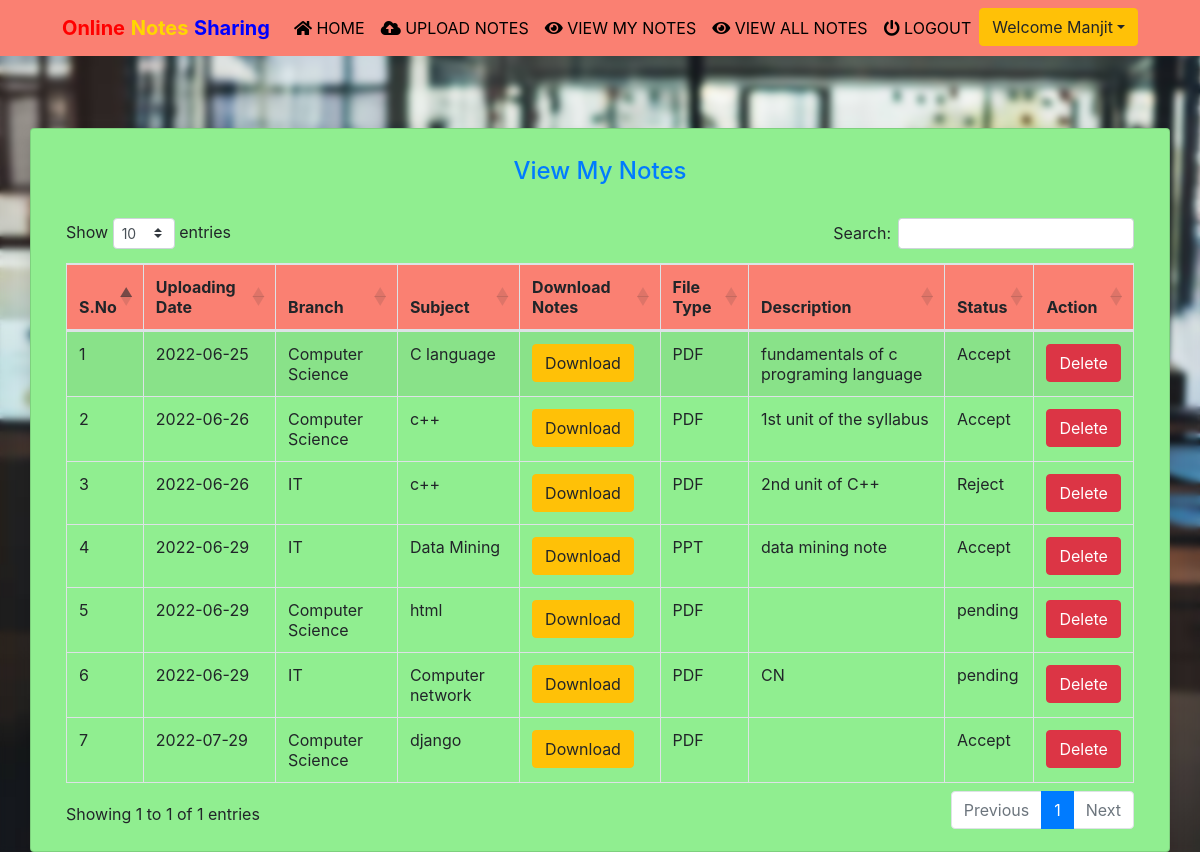
The page /view_mynotes (signed in) on the database its author committed.
### notes/models.py (models this page shows, shortened)
class Notes(models.Model):
    user = models.ForeignKey(User,on_delete=models.CASCADE)
    uploadingdate = models.CharField(max_length=30)
    branch = models.CharField(max_length=30)
    subject = models.CharField(max_length=30)
    notesfile = models.FileField(null=True)
    filetype = models.CharField(max_length=30)
    description = models.CharField(max_length=200, null=True)
    status = models.CharField(max_length=15)

### notes/views.py (the view)
# urls.py: path('view_mynotes', view_mynotes, name='view_mynotes'),
def view_mynotes(request):
    if not request.user.is_authenticated:
        return redirect('login')
    user = User.objects.get(id=request.user.id)
    notes = Notes.objects.filter(user = user)
    d = {'notes':notes}
    return render(request,'view_mynotes.html',d)

### notes/templates/view_mynotes.html (shortened to what this page needs)
{% extends 'usernavigation.html'%}
{% load static %}
{% block body %}
<div class="container card shadow mt-5" style="background-color:lightgreen;">
	<div class="card-body">
  <h1 class="text-success text-center"></h1>
            <h4 class="text-center text-primary">View My Notes</h4>
			<br>
			<table id="example" class="table table-striped table-bordered" style="width:100%">
				<thead style="background-color :salmon;">
					<tr>
						<th>S.No</th>
						<th>Uploading Date</th>
						<th>Branch</th>
						<th>Subject</th>
						<th>Download Notes</th>
						<th>File Type</th>
						<th>Description</th>
						<th>Status</th>
						<th>Action</th>
					</tr>
				</thead>
				{% for i in notes %}
				<tbody>
				<tr>
                  <td>{{forloop.counter}}</td>
					<td>{{i.uploadingdate}}</td>
					<td>{{i.branch}}</td>
					<td>{{i.subject}}</td>
					<td><a href="{{i.notesfile.url}}" class="btn btn-warning" download>Download</a></td>
					<td>{{i.filetype}}</td>
					<td>{{i.description}}</td>
					<td>{{i.status}}</td>
					<td><a href="{% url 'delete_mynotes' i.id %}" class="btn btn-danger" onclick="return confirm('Are your sure to Delete ?')">Delete</a></td>
                </tr>
				{% endfor %}
				</tbody>
	</table>
</div>
</div>
{% endblock %}

### notes/templates/usernavigation.html (shortened to what this page needs)
<html lang="en">
<head>
  {% load static %}
  <link rel="stylesheet" href="https://maxcdn.bootstrapcdn.com/bootstrap/4.3.1/css/bootstrap.min.css">
  <link rel="stylesheet" href="https://use.fontawesome.com/releases/v5.6.3/css/all.css">
    <link rel="stylesheet" href="{% static 'css/mystyle.css' %}">
    <link rel="stylesheet" href="https://cdnjs.cloudflare.com/ajax/libs/twitter-bootstrap/4.5.2/css/bootstrap.css">
<link rel="stylesheet" href="https://cdn.datatables.net/1.11.3/css/dataTables.bootstrap4.min.css">
</head>
<body style="background-color:lightgreen;">
 <nav class="navbar navbar-expand-sm justify-content-center" style = "background-color :salmon">
     <a class="navbar-brand" href=""><span style="color:red"><b>Online</b></span><span style="color:gold"> <b>Notes</b> </span><span style="color:blue"><b>Sharing</b></span></a>
  <ul class="navbar-nav">
      <li class="navbar-item">
          <a class="nav-link" href="{% url 'profile' %}"><i class="fas fa-home"></i> HOME</a>
      </li>
      <li class="navbar-item">
          <a class="nav-link" href="{% url 'upload_notes' %}"><i class="fas fa-cloud-upload-alt"></i> UPLOAD NOTES</a>
      </li>
			<li class="navbar-item">
                <a class="nav-link" href="{% url 'view_mynotes' %}"><i class="fas fa-eye"></i> VIEW MY NOTES</a>
            </li>
			<li class="navbar-item">
                <a class="nav-link" href="{% url 'viewallnotes' %}"><i class="fas fa-eye"></i> VIEW ALL NOTES</a>
            </li>
			<li class="navbar-item">
                <a class="nav-link" href="{% url 'logout' %}"><i class="fas fa-power-off"></i> LOGOUT</a>
            </li>
			<div class="dropdown">
				<button class="btn btn-warning dropdown-toggle" type="button"
					id="dropdownMenuButton" data-toggle="dropdown" aria-haspopup="true"
					aria-expanded="false">Welcome {{request.user.first_name}}</button>
			</div>
  </ul>
 </nav>
</body>
</html>
{% block body %}
{% endblock %}

### notes/static/css/mystyle.css (style rules this page uses)
.nav-link { color : black }

### notes/templates/usernavigation.html (style rules this page uses)
body { background-image: url("static/images/user.jpg"); background-position: center; background-size: cover; background-repeat: no-repeat; backdrop-filter: blur(3px); }

### rows shown on the page
Notes: uploadingdate "2022-06-25", branch "Computer Science", subject "C language", filetype "PDF", description "fundamentals of c programing language", status "Accept"
Notes: uploadingdate "2022-06-26", branch "Computer Science", subject "c++", filetype "PDF", description "1st unit of the syllabus", status "Accept"
Notes: uploadingdate "2022-06-26", branch "IT", subject "c++", filetype "PDF", description "2nd unit of C++", status "Reject"
Notes: uploadingdate "2022-06-29", branch "IT", subject "Data Mining", filetype "PPT", description "data mining note", status "Accept"
Notes: uploadingdate "2022-06-29", branch "Computer Science", subject "html", filetype "PDF", status "pending"
Notes: uploadingdate "2022-06-29", branch "IT", subject "Computer network", filetype "PDF", description "CN", status "pending"
Notes: uploadingdate "2022-07-29", branch "Computer Science", subject "django", filetype "PDF", status "Accept"

### other values the page prints
{{ request.user.first_name }} "Manjit"
